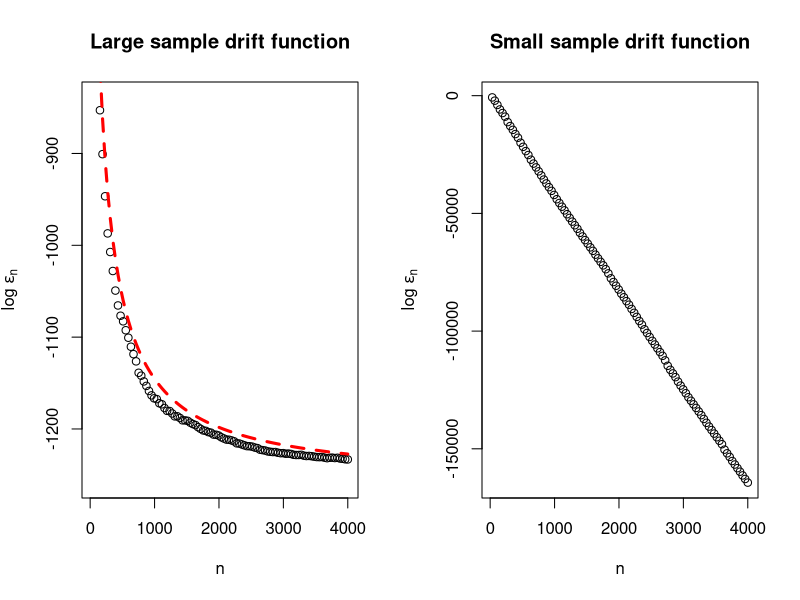

The R source for this figure:
########################################################################
# This example assumes q = 1, C = Identity, D = 0, m = 0, a = 0, X = 1_n
# See the paper for notation.
########################################################################


# FUNCTION DEFS
get_L_fix <- function(A)
{
  r <- ncol(A)
  L <- sum(A^2) + r * r
  return(L)
}

get_eps_fix <- function(Y, Z, S, Tconst, logarithm = TRUE){
  r <- ncol(Y)
  n <- nrow(Y)
  e_M <- eigen(n * S)
  out <- sum(log(e_M$values))
  h <- norm(scale(Y, scale = F), "2") + 
    sqrt(Tconst) * norm(scale(Z, scale = F), "2")
  out <- out - 2 * r * log(h)
  out <- out * (n - r - 2) / 2
  if(!logarithm) out <- exp(out)
  return(out)
}

get_lambda <- function(A, n){
  r <- ncol(A)
  out <- (r + sum(A^2)) / (n - 2 * r - 3)
  return(out)
}

get_L <- function(lambda, S, n){
  return(lambda * n * sum(diag(S)))
}

get_epsilon <- function(S, Tconst, n, logarithm = T){
  r <- ncol(S)
  e_M <- eigen(n * S)
  out <- sum(log(e_M$values)) - sum(log(e_M$values + Tconst))
  out <- out * (n - 2 - r) / 2
  if(!logarithm) out <- exp(out)
  return(out)
}

# SIMULATION
FIG1 <- FALSE # Produces Fig 2 if FALSE
EPS <- TRUE  # Plot in R instead of producing eps if FALSE
out_dir <- "~/GitHub/gibbs-bvarx/" # end in "/", used if EPS = TRUE

set.seed(3)
r <- 10
n_max <- ifelse(FIG1, 200, 4000)
n_seq <- floor(seq(2 * r + 2 + 10, n_max, length.out = 100))


# Data generating parameters
A <- matrix(runif(r^2, -.5, .5), r, r)
A <- A + t(A) + diag(1, r)
A <- A / (norm(A, "2") + 0.1)
sigma <- 1
Sigma <- diag(sigma^2, r)
R <- chol(Sigma)


# Generate VAR(1)
W <- matrix(rnorm(n_max * r), n_max, r)
for(ii in 2:n_max){
  W[ii, ] <- W[ii - 1, ] %*% A + t(crossprod(R, W[ii, ]))
}

# Allocate
lambda <- rep(0, length(n_seq))
L <- rep(0, length(n_seq))
L_fix <- L
log_eps <- rep(0, length(n_seq))
log_eps_fix <- log_eps
lambda_pop <- rep(0, length(n_seq))
L_pop <- rep(0, length(n_seq))
log_eps_pop <- rep(0, length(n_seq))

# Compute quantities to plot for range of n
for(ii in 1:length(n_seq)){
  Y <- W[2:n_seq[ii], ]
  Z <- W[1:(n_seq[ii] - 1), ]
  fit <- lm(Y ~ Z)
  A_hat <- coef(fit)[-1, , drop = F]
  n <- nobs(fit)
  S <- crossprod(residuals(fit)) / n

  # lambda
  lambda[ii] <- get_lambda(A = A_hat, n = n)
  lambda_pop[ii] <- get_lambda(A = A, n = n)
  
  # L
  L[ii] <- get_L(lambda = lambda[ii], S = S, n = n)
  L_pop[ii] <-  get_L(lambda = lambda_pop[ii], S = Sigma, n = n)
  
  # epsilon
  Tval <- 2 * L[ii] / (1 - lambda[ii]) + 1e-6
  if(Tval <= 0){
    log_eps[ii] <- NA
  } else{
    log_eps[ii] <- get_epsilon(S = S, Tconst = Tval, n = n, logarithm = T)
  }
  
  Tval_pop <- 2 * L_pop[ii] / (1 - lambda_pop[ii]) + 1e-6
  if(Tval_pop <= 0){
    log_eps_pop[ii] <- NA
  } else{
    log_eps_pop[ii] <- get_epsilon(S = Sigma, Tconst = Tval_pop, n = n, logarithm = T)
  }
  
  # Fixed data quantities
  L_fix[ii] <- get_L_fix(A_hat)
  Tval_fix <- 2 * L_fix[ii] + 1e-6
  log_eps_fix[ii] <- get_eps_fix(Y = Y, Z = Z, S = S, Tconst = Tval_fix)
}

# PRODUCE PLOTS
if(FIG1){
  if(EPS){
    setEPS()
    postscript(paste(out_dir, "fig_1.eps", sep = ""),
               width = 12.5,
               height = 5,
               paper = "special")
  } 
  par(mfrow = c(1, 2))
  par(cex.axis = 1.3, cex.lab = 1.3)
  par(mgp=c(2.2,0.45,0), tcl=-0.4, mar=c(3.3,3.6,1.5,1.1))
  plot(n_seq, lambda, xlab = "n", ylab = expression(lambda[n]))
  abline(v = n_seq[min(which(lambda < 1))], lwd = 3)
  lines(n_seq, lambda_pop, col = "red", lwd = 3, lty = 2)
  plot(n_seq, L,
       xlab = "n",
       ylab = expression(L[n]),
       ylim = c(min(c(L_pop, L, L_fix)), max(c(L, L_fix))))
  abline(a = sigma, b = 0, lwd = 3)
  lines(n_seq, L_pop, col = "red", lwd = 3, lty = 2)
  lines(n_seq, L_fix, col = "darkgreen", lwd = 3, lty = 3)
  if(EPS) dev.off()
}

if(!FIG1){
  if(EPS){
    setEPS()
    postscript(paste(out_dir, "fig_2.eps", sep = ""),
               width = 12.5,
               height = 5,
               paper = "special")
  }
  true_log_eps <- -r^2 * (r + sum(A^2))
  par(mfrow = c(1, 2))
  plot(n_seq, log_eps,
       xlab = "n",
       ylab = expression(paste("log ", epsilon[n])),
       ylim = c(true_log_eps, true_log_eps / 1.5),
       main = "Large sample drift function")
  lines(n_seq,log_eps_pop, col = "red", lwd = 3, lty = 2)
  plot(n_seq, log_eps_fix,
       xlab = "n",
       ylab = expression(paste("log ", epsilon[n])),
       main = "Small sample drift function")
  if(EPS) dev.off()
}
